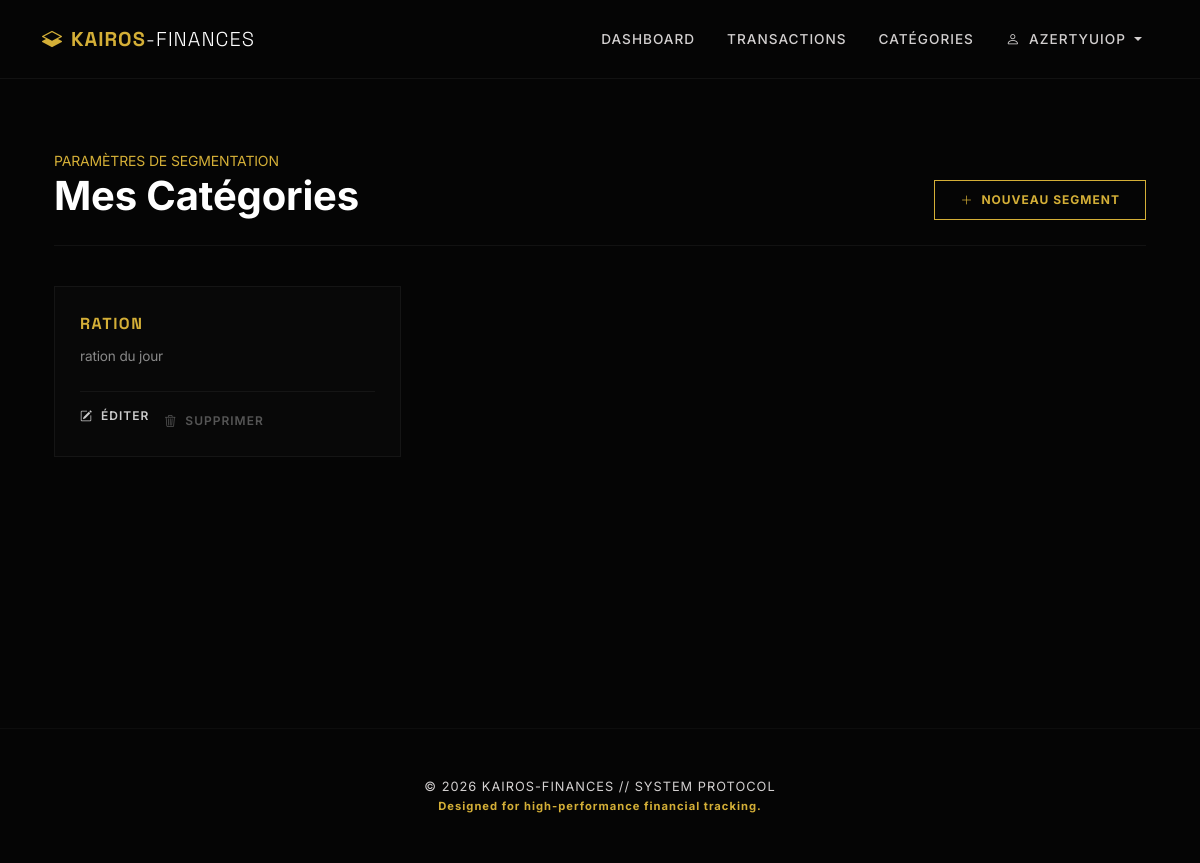
/categories (signed in), run on the app's committed database.
### app/models.py (models this page shows, shortened)
class User(UserMixin, db.Model):
    __tablename__ = 'user'
    id = db.Column(db.Integer, primary_key=True)
    username = db.Column(db.String(80), unique=True, nullable=False)
    email = db.Column(db.String(120), unique=True, nullable=False)
    password_hash = db.Column(db.String(128))
    currency = db.Column(db.String(3), nullable=False, default='EUR')
    is_admin = db.Column(db.Boolean, default=False)
    date_created = db.Column(db.DateTime, default=datetime.utcnow)
    transactions = db.relationship('Transaction', backref='user', lazy='dynamic')
    categories = db.relationship('Category', backref='owner', lazy='dynamic')

class Category(db.Model):
    __tablename__ = 'category'
    id = db.Column(db.Integer, primary_key=True)
    name = db.Column(db.String(50), unique=False, nullable=False)
    description = db.Column(db.String(200))
    user_id = db.Column(db.Integer, db.ForeignKey('user.id'), nullable=False)
    transactions = db.relationship('Transaction', backref='category', lazy='dynamic')
    __table_args__ = (db.UniqueConstraint('user_id', 'name', name='unique_category_per_user'),)

### app/transactions.py (the view)
@bp.route('/categories')
@login_required
def list_categories():
    categories = Category.query.filter_by(user_id=current_user.id).all()
    return render_template('transactions/categories.html', categories=categories)

### app/templates/transactions/categories.html (shortened to what this page needs)
{% extends 'base.html' %}
{% block content %}
<div class="container py-5">
    <div class="cat-header d-flex justify-content-between align-items-end">
        <div>
            <span class="text-gold small text-uppercase letter-spacing-2">Paramètres de Segmentation</span>
            <h1 class="display-6 fw-bold text-white mb-0">Mes Catégories</h1>
        </div>
        <a href="{{ url_for('transactions.add_category') }}" class="btn btn-add-cat">
            <i class="bi bi-plus-lg me-2"></i>Nouveau Segment
        </a>
    </div>
    <div class="cat-grid">
        {% for category in categories %}
        <div class="cat-card animate__animated animate__fadeIn">
            <div class="cat-name">{{ category.name }}</div>
            <div class="cat-desc">
                {{ category.description if category.description else 'Aucune description définie pour ce segment.' }}
            </div>
            <div class="cat-actions">
                <a href="{{ url_for('transactions.edit_category', id=category.id) }}" class="action-link link-edit">
                    <i class="bi bi-pencil-square me-1"></i> Éditer
                </a>
                <form action="{{ url_for('transactions.delete_category', id=category.id) }}" method="POST" style="display:inline;">
                    <button type="submit" class="action-link link-del" onclick="return confirm('Supprimer ce segment d\'analyse ?')">
                        <i class="bi bi-trash3 me-1"></i> Supprimer
                    </button>
                </form>
            </div>
        </div>
        {% else %}
        <div class="col-12 text-center py-5 border border-secondary border-opacity-10">
            <p class="text-muted italic mb-0">L'architecture est vide. Initialisez votre première catégorie.</p>
        </div>
        {% endfor %}
    </div>
</div>
{% endblock %}

### app/templates/base.html (shortened to what this page needs)
<!DOCTYPE html>
<html lang="fr">
<head>
    <link href="https://cdn.jsdelivr.net/npm/bootstrap@5.3.0/dist/css/bootstrap.min.css" rel="stylesheet">
    <link rel="stylesheet" href="https://cdn.jsdelivr.net/npm/bootstrap-icons@1.11.3/font/bootstrap-icons.min.css">
</head>
<body>
    <nav class="navbar navbar-expand-lg navbar-dark fixed-top">
        <div class="container">
            <a class="navbar-brand" href="{{ url_for('main.index') }}">
                <i class="bi bi-layers-half me-2"></i>KAIROS<span class="fw-light text-white">-FINANCES</span>
            </a>
            <div class="collapse navbar-collapse" id="navbarNav">
                <ul class="navbar-nav ms-auto">
                    {% if current_user.is_authenticated %}
                        <li class="nav-item">
                            <a class="nav-link" href="{{ url_for('main.dashboard') }}">Dashboard</a>
                        </li>
                        <li class="nav-item">
                            <a class="nav-link" href="{{ url_for('transactions.list_transactions') }}">Transactions</a>
                        </li>
                        <li class="nav-item">
                            <a class="nav-link" href="{{ url_for('transactions.list_categories') }}">Catégories</a>
                        </li>
                        <li class="nav-item dropdown">
                            <a class="nav-link dropdown-toggle" href="#" id="profileDrop" role="button" data-bs-toggle="dropdown">
                                <i class="bi bi-person me-1"></i> {{ current_user.username }}
                            </a>
                        </li>
                    {% endif %}
                </ul>
            </div>
        </div>
    </nav>
    <main>
        <div class="container">
            {% block content %}{% endblock %}
        </div>
    </main>
    <footer class="py-5 mt-5">
        <div class="container text-center">
            <p class="mb-0 text-uppercase">&copy; 2026 KAIROS-FINANCES // SYSTEM PROTOCOL</p>
            <small class="text-gold fw-bold">Designed for high-performance financial tracking.</small>
        </div>
    </footer>
</body>
</html>

### app/templates/base.html (style rules this page uses)
:root { --k-black: #050505; --k-dark: #0f0f0f; --k-gold: #D4AF37; --k-gold-dim: rgba(212, 175, 55, 0.15); --k-glass: rgba(15, 15, 15, 0.8); --text-main: #f0f0f0; --text-muted: #d3d0d0; }
body { background-color: var(--k-black); color: var(--text-main); font-family: 'Inter', sans-serif; letter-spacing: -0.01em; }
.navbar { background: var(--k-black) !important; border-bottom: 1px solid rgba(255, 255, 255, 0.05); backdrop-filter: blur(15px); padding: 1.2rem 0; }
.navbar-brand { font-family: 'Space Grotesk', sans-serif; font-weight: 700; letter-spacing: 1px; color: var(--k-gold) !important; text-transform: uppercase; }
.nav-link { font-size: 0.85rem; font-weight: 500; color: var(--text-muted) !important; text-transform: uppercase; letter-spacing: 1px; margin: 0 0.5rem; transition: 0.3s; }
main { min-height: 85vh; padding-top: 100px; }
footer { border-top: 1px solid rgba(255, 255, 255, 0.03); background: var(--k-black) !important; color: var(--text-muted) !important; font-size: 0.8rem; letter-spacing: 1px; }
.text-gold { color: var(--k-gold); }

### app/templates/transactions/categories.html (style rules this page uses)
.cat-header { border-bottom: 1px solid rgba(255, 255, 255, 0.05); padding-bottom: 25px; margin-bottom: 40px; }
.cat-grid { display: grid; grid-template-columns: repeat(auto-fill, minmax(300px, 1fr)); gap: 25px; }
.cat-card { background: rgba(255, 255, 255, 0.01); border: 1px solid rgba(255, 255, 255, 0.05); padding: 25px; position: relative; transition: all 0.4s ease; height: 100%; display: flex; flex-direction: column; }
.cat-name { color: var(--k-gold); font-family: 'Space Grotesk', sans-serif; text-transform: uppercase; letter-spacing: 1.5px; font-weight: 700; margin-bottom: 10px; }
.cat-desc { color: #888; font-size: 0.85rem; line-height: 1.5; margin-bottom: 25px; flex-grow: 1; }
.cat-actions { display: flex; gap: 15px; border-top: 1px solid rgba(255, 255, 255, 0.05); padding-top: 15px; }
.action-link { font-size: 0.75rem; text-transform: uppercase; letter-spacing: 1px; text-decoration: none; font-weight: 600; transition: 0.3s; }
.link-edit { color: #ccc; }
.link-del { color: #555; background: none; border: none; padding: 0; }
.btn-add-cat { border: 1px solid var(--k-gold); color: var(--k-gold); background: transparent; border-radius: 0; padding: 10px 25px; text-transform: uppercase; letter-spacing: 1px; font-size: 0.75rem; font-weight: 700; transition: 0.3s; }

### data on the page
User: username "AZERTYUIOP"
Category: name "RATION", description "ration du jour"
